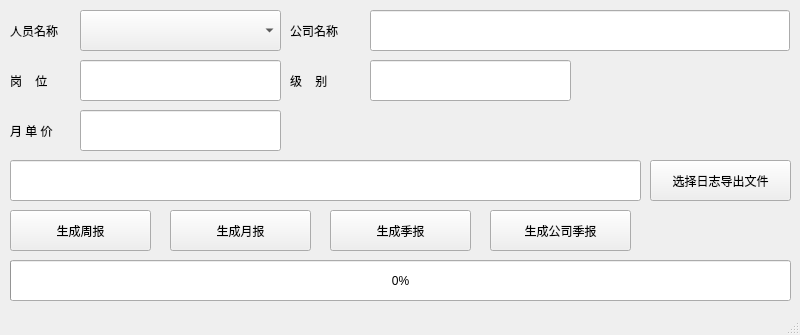
<?xml version="1.0" encoding="UTF-8"?>
<ui version="4.0">
 <class>MainWindow</class>
 <widget class="QMainWindow" name="MainWindow">
  <property name="geometry">
   <rect>
    <x>0</x>
    <y>0</y>
    <width>800</width>
    <height>335</height>
   </rect>
  </property>
  <property name="windowTitle">
   <string>工作报告生成器</string>
  </property>
  <widget class="QWidget" name="centralwidget">
   <widget class="QComboBox" name="comboBox">
    <property name="geometry">
     <rect>
      <x>80</x>
      <y>10</y>
      <width>201</width>
      <height>41</height>
     </rect>
    </property>
   </widget>
   <widget class="QLabel" name="label">
    <property name="geometry">
     <rect>
      <x>10</x>
      <y>10</y>
      <width>71</width>
      <height>41</height>
     </rect>
    </property>
    <property name="text">
     <string>人员名称</string>
    </property>
   </widget>
   <widget class="QPushButton" name="btn_file">
    <property name="geometry">
     <rect>
      <x>650</x>
      <y>160</y>
      <width>141</width>
      <height>41</height>
     </rect>
    </property>
    <property name="text">
     <string>选择日志导出文件</string>
    </property>
   </widget>
   <widget class="QLineEdit" name="lineEdit_FilePath">
    <property name="geometry">
     <rect>
      <x>10</x>
      <y>160</y>
      <width>631</width>
      <height>41</height>
     </rect>
    </property>
    <property name="readOnly">
     <bool>true</bool>
    </property>
   </widget>
   <widget class="QLineEdit" name="lineEdit_company">
    <property name="geometry">
     <rect>
      <x>370</x>
      <y>10</y>
      <width>420</width>
      <height>41</height>
     </rect>
    </property>
    <property name="readOnly">
     <bool>true</bool>
    </property>
   </widget>
   <widget class="QLabel" name="label_2">
    <property name="geometry">
     <rect>
      <x>290</x>
      <y>10</y>
      <width>71</width>
      <height>41</height>
     </rect>
    </property>
    <property name="text">
     <string>公司名称</string>
    </property>
   </widget>
   <widget class="QLabel" name="label_3">
    <property name="geometry">
     <rect>
      <x>10</x>
      <y>60</y>
      <width>71</width>
      <height>41</height>
     </rect>
    </property>
    <property name="text">
     <string>岗    位</string>
    </property>
   </widget>
   <widget class="QLabel" name="label_4">
    <property name="geometry">
     <rect>
      <x>290</x>
      <y>60</y>
      <width>71</width>
      <height>41</height>
     </rect>
    </property>
    <property name="text">
     <string>级    别</string>
    </property>
   </widget>
   <widget class="QLabel" name="label_5">
    <property name="geometry">
     <rect>
      <x>10</x>
      <y>110</y>
      <width>71</width>
      <height>41</height>
     </rect>
    </property>
    <property name="text">
     <string>月 单 价</string>
    </property>
   </widget>
   <widget class="QLineEdit" name="lineEdit_station">
    <property name="geometry">
     <rect>
      <x>80</x>
      <y>60</y>
      <width>201</width>
      <height>41</height>
     </rect>
    </property>
    <property name="readOnly">
     <bool>true</bool>
    </property>
   </widget>
   <widget class="QLineEdit" name="lineEdit_level">
    <property name="geometry">
     <rect>
      <x>370</x>
      <y>60</y>
      <width>201</width>
      <height>41</height>
     </rect>
    </property>
    <property name="readOnly">
     <bool>true</bool>
    </property>
   </widget>
   <widget class="QLineEdit" name="lineEdit_MonthlyUnitPrice">
    <property name="geometry">
     <rect>
      <x>80</x>
      <y>110</y>
      <width>201</width>
      <height>41</height>
     </rect>
    </property>
    <property name="readOnly">
     <bool>true</bool>
    </property>
   </widget>
   <widget class="QPushButton" name="btn_WeekLog">
    <property name="geometry">
     <rect>
      <x>10</x>
      <y>210</y>
      <width>141</width>
      <height>41</height>
     </rect>
    </property>
    <property name="text">
     <string>生成周报</string>
    </property>
   </widget>
   <widget class="QPushButton" name="btn_MonthLog">
    <property name="geometry">
     <rect>
      <x>170</x>
      <y>210</y>
      <width>141</width>
      <height>41</height>
     </rect>
    </property>
    <property name="text">
     <string>生成月报</string>
    </property>
   </widget>
   <widget class="QPushButton" name="btn_SeasonLog">
    <property name="geometry">
     <rect>
      <x>330</x>
      <y>210</y>
      <width>141</width>
      <height>41</height>
     </rect>
    </property>
    <property name="text">
     <string>生成季报</string>
    </property>
   </widget>
   <widget class="QPushButton" name="btn_CorpSeasonLog">
    <property name="geometry">
     <rect>
      <x>490</x>
      <y>210</y>
      <width>141</width>
      <height>41</height>
     </rect>
    </property>
    <property name="text">
     <string>生成公司季报</string>
    </property>
   </widget>
   <widget class="QProgressBar" name="progressBar">
    <property name="geometry">
     <rect>
      <x>10</x>
      <y>260</y>
      <width>781</width>
      <height>41</height>
     </rect>
    </property>
    <property name="value">
     <number>0</number>
    </property>
   </widget>
  </widget>
  <widget class="QStatusBar" name="statusbar"/>
 </widget>
 <resources/>
 <connections/>
</ui>
